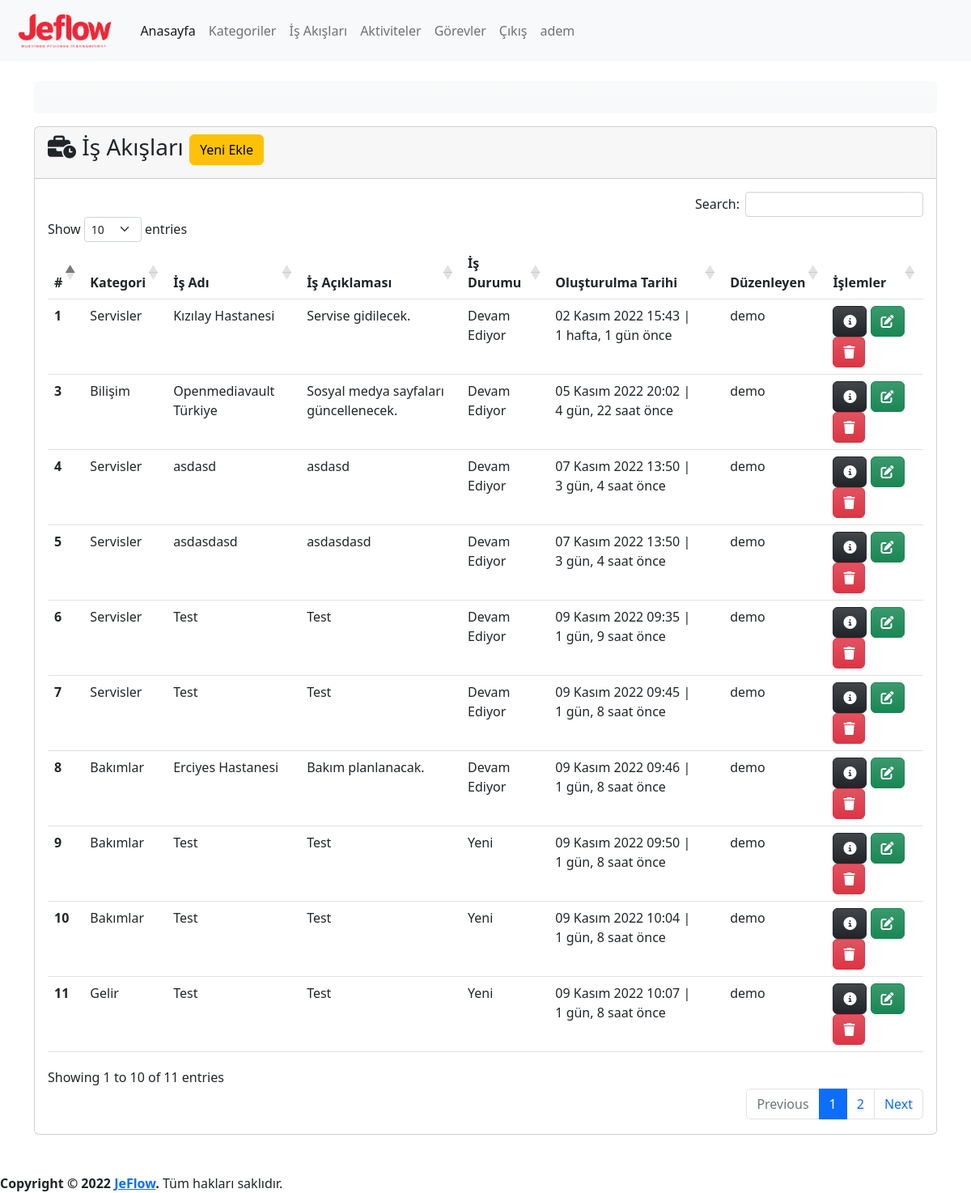
/process/ (signed in), run on the app's committed database.
### app/models.py (models this page shows, shortened)
class Process(models.Model):
    category=models.ForeignKey(Category,on_delete=models.CASCADE,verbose_name='Kategori')
    name=models.CharField(max_length=500,verbose_name='İş Akış Adı')
    description=models.TextField(verbose_name='İş Akış Açıklaması', blank=True, null=True)
    state=models.ForeignKey(State, on_delete=models.SET_NULL,verbose_name='Durum', blank=True, null=True)
    created_date=models.DateTimeField(auto_now_add=True, verbose_name='Oluşturulma Tarihi')
    user=models.ForeignKey(User,on_delete=models.CASCADE,verbose_name='Kullanıcı', blank=True, null=True)
    class Meta:
        verbose_name='İş Akışı'
        verbose_name_plural='İş Akışları'

class Category(models.Model):
    name=models.CharField(max_length=500,verbose_name='Kategori Adı')
    description=models.TextField(verbose_name='Kategori Açıklaması', blank=True, null=True)
    created_date=models.DateTimeField(auto_now_add=True, verbose_name='Oluşturulma Tarihi')
    user=models.ForeignKey(User,on_delete=models.CASCADE,verbose_name='Kullanıcı', blank=True, null=True)
    def __str__(self):
        return self.name # + ' - ' + self.created_date.strftime("%d.%m.%Y, %H:%M:%S")
    class Meta:
        verbose_name='Kategori'
        verbose_name_plural="Kategoriler"

class State(models.Model):
    name=models.CharField(max_length=100,verbose_name='Durum',default='Yeni')
    def __str__(self):
        return self.name
    class Meta:
        verbose_name='Durum'
        verbose_name_plural='Durumlar'

### app/views.py (the view, shortened to what this page needs)
# urls.py: path('process/', views.process, name='process'),
@login_required(login_url='/user/login/')
def process(request):
    state=get_object_or_404(State,name='Yeni')
    process_form=ProcessForm(initial={'state':state})
    processes = Process.objects.order_by('created_date')
    context = {
        'process_form':process_form,
        'processes': processes
    }
    return render(request, 'app/process.html', context)

### app/forms.py
class ProcessForm(forms.ModelForm):
    class Meta:
        model=Process
        fields=('category','name','description','state')

### templates/app/process.html (shortened to what this page needs)
{% extends 'layout.html' %}
{% load humanize %}
{% block content %}
{% load crispy_forms_tags %}
<div class="row mt-3">
    <div class="col-md-12">
        <div class="card">
            <div class="card-header">
                <h3 id="title" class="card-title">
                    <i class="fa-solid fa-business-time"></i>
                    İş Akışları
                    <button type="button" class="btn btn-warning" data-bs-toggle="modal" data-bs-target="#processModal">
                        Yeni Ekle
                    </button>
                </h3>
            </div>
            <div class="card-body">
                {% if processes %}
                <table id="process" class="table table-hover">
                    <thead>
                        <tr>
                            <th scope="col">#</th>
                            <th scope="col">Kategori</th>
                            <th scope="col">İş Adı</th>
                            <th scope="col">İş Açıklaması</th>
                            <th scope="col">İş Durumu</th>
                            <th scope="col">Oluşturulma Tarihi</th>
                            <th scope="col">Düzenleyen</th>
                            <th scope="col">İşlemler</th>
                        </tr>
                    </thead>
                    <tbody>
                        {% for process in processes %}
                        <tr>
                            <th scope="row">{{ process.id }}</th>
                            <td>{{ process.category }}</td>
                            <td>{{ process.name }}</td>
                            <td>{{ process.description }}</td>
                            <td>
                                {% if process.state is not None %}
                                {{ process.state }}
                                {% else %}
                                -
                                {% endif %}
                            </td>
                            <td>{{ process.created_date }} | {{ process.created_date | timesince}} önce</td>
                            <td>{{ process.user }}</td>
                            <td>
                                <a href="{% url 'process_detail' process.id %}" class="btn btn-dark bg-gradient"
                                    data-bs-toggle="popover" data-bs-trigger="hover" data-bs-title="Detaylar"
                                    data-bs-content="Seçili satırdaki kaydın detaylarını görüntüler.">
                                    <i class="fa-solid fa-circle-info"></i>
                                </a>
                                <a class="btn btn-success bg-gradient" href="{% url 'process_update' process.id %}"
                                    data-bs-toggle="popover" data-bs-trigger="hover" data-bs-title="Düzenle"
                                    data-bs-content="Seçili satırdaki kaydı düzenler.">
                                    <i class="fa-solid fa-pen-to-square"></i>
                                </a>
                                <a class="btn btn-danger bg-gradient" href="{% url 'process_delete' process.id %}"
                                    data-bs-toggle="popover" data-bs-trigger="hover" data-bs-title="Sil"
                                    data-bs-content="Seçili satırdaki kaydı siler.">
                                    <i class="fa-solid fa-trash"></i>
                                </a>
                            </td>
                        </tr>
                        {% endfor %}
                    </tbody>
                </table>
                {% else %}
                <div class="alert alert-warning">
                    <p>İş Akışı bulunamadı.</p>
                </div>
                {% endif %}
            </div>
        </div>
    </div>
</div>
{% endblock %}

### templates/layout.html (shortened to what this page needs)
{% load static %}
<!doctype html>
<html lang="tr">
<head>
  <link rel="stylesheet" href="{% static 'css/jeflow.css' %}">
  <link href="https://cdn.jsdelivr.net/npm/bootstrap@5.2.2/dist/css/bootstrap.min.css" rel="stylesheet"
>
  <link rel="stylesheet" type="text/css" href="https://cdn.datatables.net/1.12.1/css/dataTables.bootstrap5.min.css">
  <link rel="stylesheet" type="text/css"
    href="https://cdn.datatables.net/responsive/2.3.0/css/responsive.dataTables.min.css">
  <link rel="stylesheet" type="text/css" href="https://cdn.datatables.net/buttons/2.2.3/css/buttons.bootstrap5.min.css">
</head>
<body>
  <header>
    <nav class="navbar navbar-expand-lg navbar-light bg-light">
      <div class="container-fluid">
        <a class="navbar-brand" href="{% url 'index' %}">
          <img class="logo" src="{% static 'img/logo-text.png' %}" alt="JeFlow">
        </a>
        <div class="collapse navbar-collapse" id="navbarNavDropdown">
          <ul class="navbar-nav">
            <li class="nav-item">
              <a class="nav-link active" aria-current="page" href="{% url 'index' %}">Anasayfa</a>
            </li>
            {% if user.is_authenticated %}
            <li class="nav-item">
              <a class="nav-link" href="{% url 'category' %}">Kategoriler</a>
            </li>
            <li class="nav-item">
              <a class="nav-link" href="{% url 'process' %}">İş Akışları</a>
            </li>
            <li class="nav-item">
              <a class="nav-link" href="{% url 'activity' %}">Aktiviteler</a>
            </li>
            <li class="nav-item">
              <a class="nav-link" href="{% url 'task' %}">Görevler</a>
            </li>
            <li class="nav-item">
              <a class="nav-link" href="javascript:{document.getElementById('logout').submit()}">Çıkış</a>
            </li>
            <li class="nav-item">
              <a href="#" class="nav-link">{{ user }}</a>
            </li>
            {% else %}
            <li class="nav-item">
              <a class="nav-link" href="{% url 'register' %}">Kayıt Ol</a>
            </li>
            {% endif %}
          </ul>
        </div>
      </div>
    </nav>
  </header>
  <main>
    <div class="container mt-4">
      <div class="row mb-3">
        <div class="col-md-12">
          <div class="card border-0 text-center text-bg-light bg-gradient">
            <div class="card-body">
            </div>
          </div>
        </div>
      </div>
      {% block content %}
      {% endblock %}
    </div>
  </main>
  <footer class="mt-5">
    <strong>Copyright &copy; 2022 <a href="http://jeflow.herokuapp.com">JeFlow</a>.</strong>
    Tüm hakları saklıdır.
  </footer>
</body>
</html>

### static/css/jeflow.css (style rules this page uses)
img.logo { height: 50px; }

### data on the page
Process: id "1", category "Servisler", name "Kızılay Hastanesi", description "Servise gidilecek.", state "Devam Ediyor", created_date "02 Kasım 2022 15:43", created_date "1 hafta, 1 gün", user "demo"
Process: id "3", category "Bilişim", name "Openmediavault Türkiye", description "Sosyal medya sayfaları güncellenecek.", state "Devam Ediyor", created_date "05 Kasım 2022 20:02", created_date "4 gün, 22 saat", user "demo"
Process: id "4", category "Servisler", name "asdasd", description "asdasd", state "Devam Ediyor", created_date "07 Kasım 2022 13:50", created_date "3 gün, 4 saat", user "demo"
Process: id "5", category "Servisler", name "asdasdasd", description "asdasdasd", state "Devam Ediyor", created_date "07 Kasım 2022 13:50", created_date "3 gün, 4 saat", user "demo"
Process: id "6", category "Servisler", name "Test", description "Test", state "Devam Ediyor", created_date "09 Kasım 2022 09:35", created_date "1 gün, 9 saat", user "demo"
Process: id "7", category "Servisler", name "Test", description "Test", state "Devam Ediyor", created_date "09 Kasım 2022 09:45", created_date "1 gün, 8 saat", user "demo"
Process: id "8", category "Bakımlar", name "Erciyes Hastanesi", description "Bakım planlanacak.", state "Devam Ediyor", created_date "09 Kasım 2022 09:46", created_date "1 gün, 8 saat", user "demo"
Process: id "9", category "Bakımlar", name "Test", description "Test", state "Yeni", created_date "09 Kasım 2022 09:50", created_date "1 gün, 8 saat", user "demo"
Process: id "10", category "Bakımlar", name "Test", description "Test", state "Yeni", created_date "09 Kasım 2022 10:04", created_date "1 gün, 8 saat", user "demo"
Process: id "11", category "Gelir", name "Test", description "Test", state "Yeni", created_date "09 Kasım 2022 10:07", created_date "1 gün, 8 saat", user "demo"

### other printed values
{{ user }} "adem"
